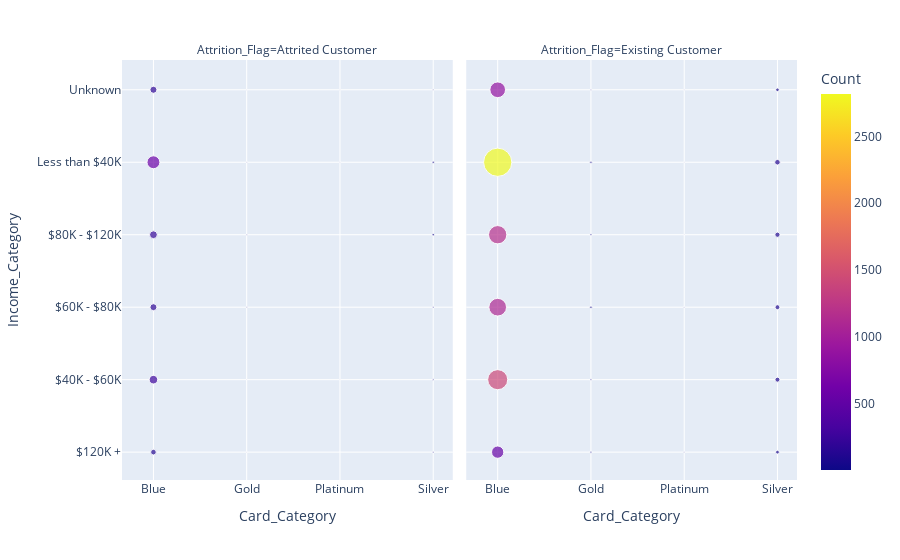

The code cell stored with this chart in its notebook:
### Code cell
px.scatter(AUX, x="Card_Category", y="Income_Category",size = "Count", color = "Count",
	        facet_col="Attrition_Flag")

### Figure 1 — Plotly figure (JSON) as saved in the notebook; plotly's stock layout.template omitted (floating-point values rounded to 4 significant figures)
{"data": [{"hovertemplate": "Attrition_Flag=Attrited Customer<br>Card_Category=%{x}<br>Income_Category=%{y}<br>Count=%{marker.color}<extra></extra>", "legendgroup": "", "marker": {"color": [113, 257, 172, 215, 586, 176, 2, 2, 6, 5, 4, 2, 1, 2, 2, 11, 11, 11, 22, 20, 7], "coloraxis": "coloraxis", "size": [113, 257, 172, 215, 586, 176, 2, 2, 6, 5, 4, 2, 1, 2, 2, 11, 11, 11, 22, 20, 7], "sizemode": "area", "sizeref": 7.043, "symbol": "circle"}, "mode": "markers", "name": "", "orientation": "v", "showlegend": false, "type": "scatter", "x": ["Blue", "Blue", "Blue", "Blue", "Blue", "Blue", "Gold", "Gold", "Gold", "Gold", "Gold", "Gold", "Platinum", "Platinum", "Platinum", "Silver", "Silver", "Silver", "Silver", "Silver", "Silver"], "xaxis": "x", "y": ["$120K +", "$40K - $60K", "$60K - $80K", "$80K - $120K", "Less than $40K", "Unknown", "$120K +", "$40K - $60K", "$60K - $80K", "$80K - $120K", "Less than $40K", "Unknown", "$40K - $60K", "Less than $40K", "Unknown", "$120K +", "$40K - $60K", "$60K - $80K", "$80K - $120K", "Less than $40K", "Unknown"], "yaxis": "y"}, {"hovertemplate": "Attrition_Flag=Existing Customer<br>Card_Category=%{x}<br>Income_Category=%{y}<br>Count=%{marker.color}<extra></extra>", "legendgroup": "", "marker": {"color": [532, 1418, 1101, 1180, 2817, 869, 16, 13, 23, 16, 20, 7, 4, 4, 2, 2, 3, 49, 88, 85, 95, 110, 46], "coloraxis": "coloraxis", "size": [532, 1418, 1101, 1180, 2817, 869, 16, 13, 23, 16, 20, 7, 4, 4, 2, 2, 3, 49, 88, 85, 95, 110, 46], "sizemode": "area", "sizeref": 7.043, "symbol": "circle"}, "mode": "markers", "name": "", "orientation": "v", "showlegend": false, "type": "scatter", "x": ["Blue", "Blue", "Blue", "Blue", "Blue", "Blue", "Gold", "Gold", "Gold", "Gold", "Gold", "Gold", "Platinum", "Platinum", "Platinum", "Platinum", "Platinum", "Silver", "Silver", "Silver", "Silver", "Silver", "Silver"], "xaxis": "x2", "y": ["$120K +", "$40K - $60K", "$60K - $80K", "$80K - $120K", "Less than $40K", "Unknown", "$120K +", "$40K - $60K", "$60K - $80K", "$80K - $120K", "Less than $40K", "Unknown", "$120K +", "$60K - $80K", "$80K - $120K", "Less than $40K", "Unknown", "$120K +", "$40K - $60K", "$60K - $80K", "$80K - $120K", "Less than $40K", "Unknown"], "yaxis": "y2"}], "layout": {"annotations": [{"font": {}, "showarrow": false, "text": "Attrition_Flag=Attrited Customer", "x": 0.245, "xanchor": "center", "xref": "paper", "y": 1, "yanchor": "bottom", "yref": "paper"}, {"font": {}, "showarrow": false, "text": "Attrition_Flag=Existing Customer", "x": 0.755, "xanchor": "center", "xref": "paper", "y": 1, "yanchor": "bottom", "yref": "paper"}], "coloraxis": {"colorbar": {"title": {"text": "Count"}}, "colorscale": [[0, "#0d0887"], [0.1111, "#46039f"], [0.2222, "#7201a8"], [0.3333, "#9c179e"], [0.4444, "#bd3786"], [0.5556, "#d8576b"], [0.6667, "#ed7953"], [0.7778, "#fb9f3a"], [0.8889, "#fdca26"], [1, "#f0f921"]]}, "legend": {"itemsizing": "constant", "tracegroupgap": 0}, "margin": {"t": 60}, "xaxis": {"anchor": "y", "domain": [0, 0.49], "title": {"text": "Card_Category"}}, "xaxis2": {"anchor": "y2", "domain": [0.51, 1], "matches": "x", "title": {"text": "Card_Category"}}, "yaxis": {"anchor": "x", "domain": [0, 1], "title": {"text": "Income_Category"}}, "yaxis2": {"anchor": "x2", "domain": [0, 1], "matches": "y", "showticklabels": false}}}
